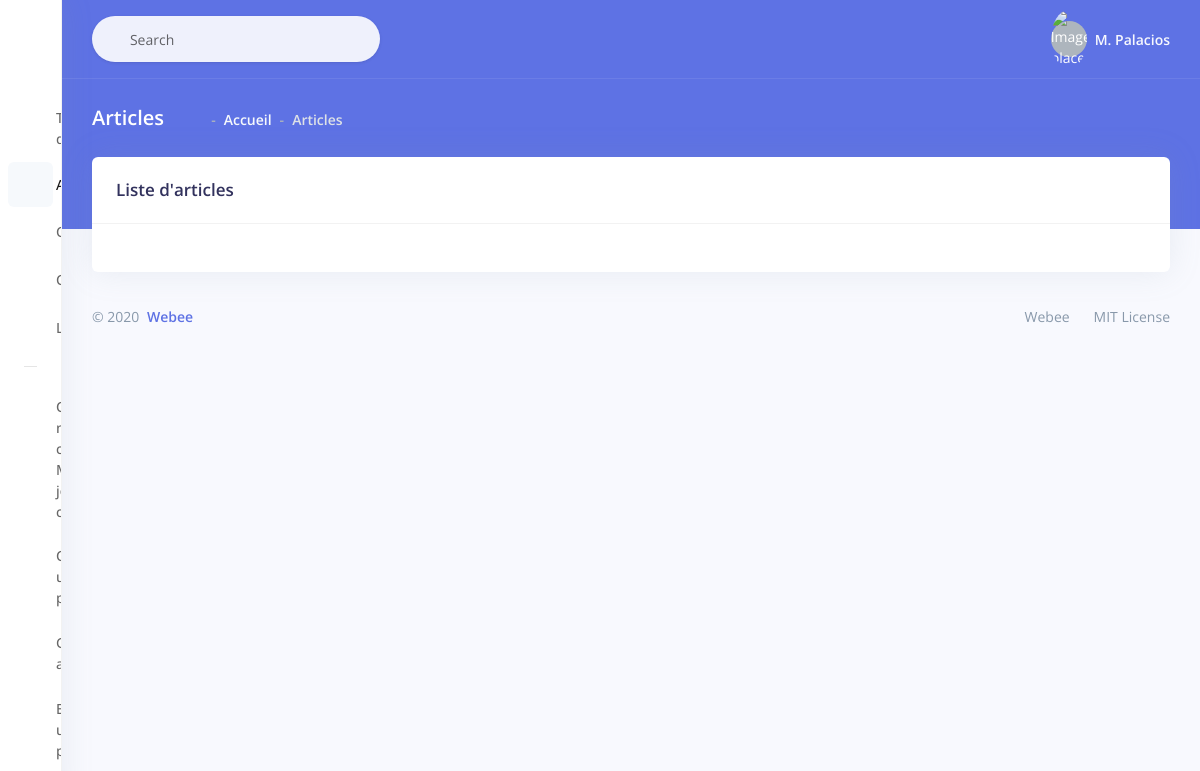
The page /articles/ (signed in) on the database as committed earlier.
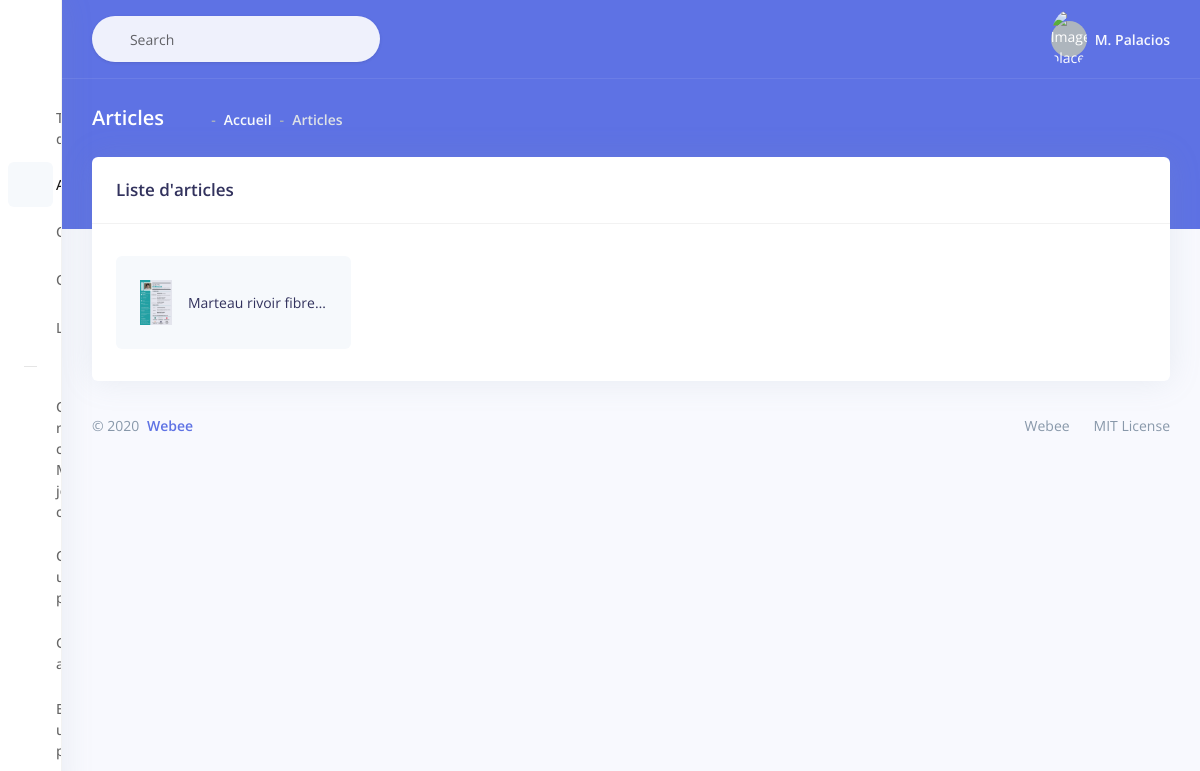
The same page on the database as committed later.
### fenouil/models.py (models this page shows, shortened)
class Item(models.Model):
    titre = models.CharField(max_length=100)
    prix = models.FloatField()
    photo = models.ImageField(null=True, blank=True)

### fenouil/views.py (the view)
# urls.py: path('articles/', views.articles, name="articles"),
def articles(request):
    if not request.user.is_authenticated:
        return render(request, 'fenouil/accueil.html')
    else:
        return render(request, 'fenouil/articles.html', {'items': items})

### templates/fenouil/articles.html (shortened to what the changed rows need)
{% load static %}
<!DOCTYPE html>
<html>
<head>
  <link rel="stylesheet" href="{% static 'assets/vendor/nucleo/css/nucleo.css' %}" type="text/css">
  <link rel="stylesheet" href="{% static 'assets/vendor/@fortawesome/fontawesome-free/css/all.min.css' %}" type="text/css">
  <link rel="stylesheet" href="{% static 'assets/css/argon.css' %}" type="text/css">
</head>
<body>
  <div class="main-content" id="panel">
    <div class="container-fluid mt--6">
      <div class="row justify-content-center">
        <div class=" col ">
          <div class="card">
            <div class="card-body">
              <div class="row icon-examples">
                {% for item in items %}
                <div class="col-lg-3 col-md-6">
                  <button type="button" class="btn-icon-clipboard" data-clipboard-text="bus-front-12" title="{{ item.titre }}">
                    <div>
                      <img alt="{{ item.titre}}" src="{{ item.photo.url }}" style="width: 2em">
                      <span>{{ item.titre}} - {{ item.prix}}</span>
                    </div>
                  </button>
                </div>
                {% endfor %}
              </div>
            </div>
          </div>
        </div>
      </div>
    </div>
  </div>
</body>
</html>

Rows that differ between the two databases and show on the page:
added Item: photo (picture), titre "Marteau rivoir fibre…"
